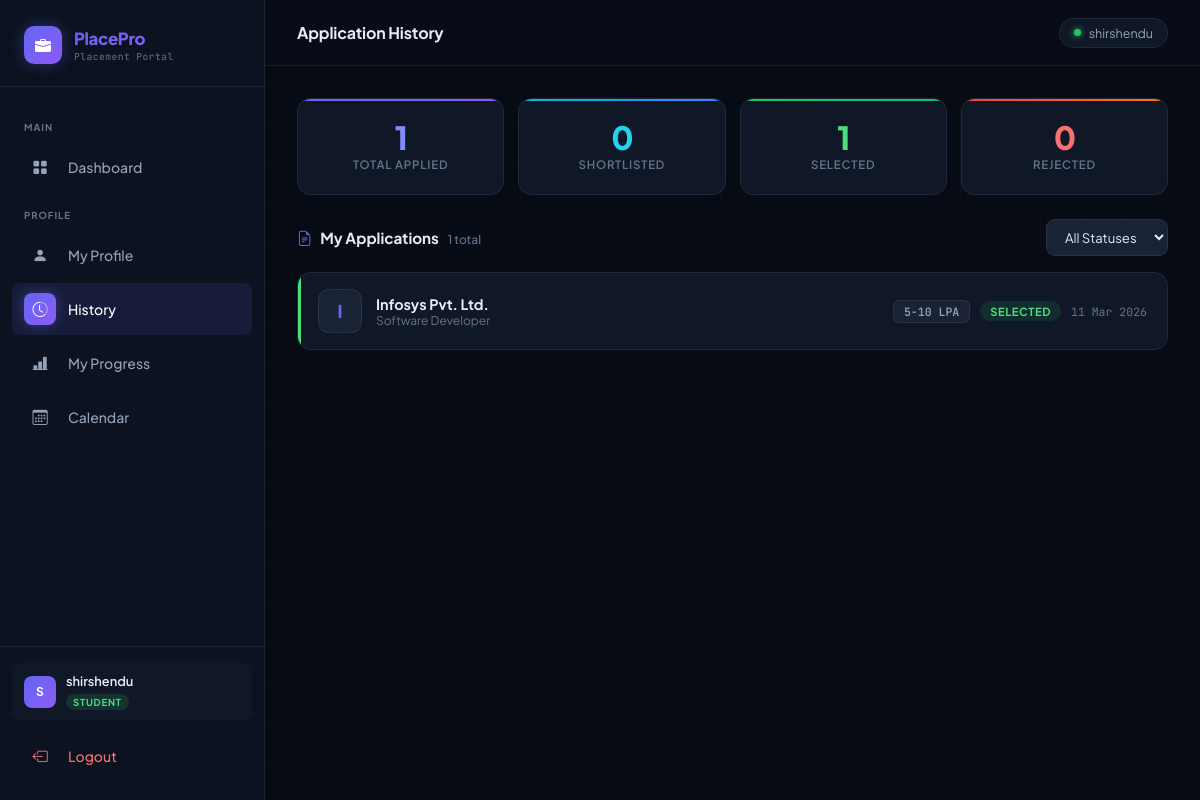
Screenshot of /student/history (signed in) with the database file from the repository.
### models.py (models this page shows)
class User(db.Model, UserMixin):
    id = db.Column(db.Integer, primary_key=True)
    username = db.Column(db.String(80), unique=True, nullable=False)
    email = db.Column(db.String(120), unique=True, nullable=False)
    password = db.Column(db.String(200), nullable=False)
    role = db.Column(db.String(20), nullable=False)
    is_active = db.Column(db.Boolean, default=True)
    created_at = db.Column(db.DateTime, default=datetime.utcnow)

class Application(db.Model):
    id         = db.Column(db.Integer, primary_key=True)
    student_id = db.Column(db.Integer, db.ForeignKey('student.id'), nullable=False)
    drive_id   = db.Column(db.Integer, db.ForeignKey('placement_drive.id'), nullable=False)
    applied_at = db.Column(db.DateTime, default=datetime.utcnow)
    status     = db.Column(db.String(20), default='Applied')
    student    = db.relationship('Student', backref='applications')
    drive      = db.relationship('PlacementDrive', backref='applications')

class Company(db.Model):
    id              = db.Column(db.Integer, primary_key=True)
    user_id         = db.Column(db.Integer, db.ForeignKey('user.id'), nullable=False)
    company_name    = db.Column(db.String(100), nullable=False)
    industry        = db.Column(db.String(100))
    hr_contact      = db.Column(db.String(100))
    website         = db.Column(db.String(200))
    approval_status = db.Column(db.String(20), default='Pending')
    is_blacklisted  = db.Column(db.Boolean, default=False)
    user            = db.relationship('User', backref='company_profile')

class PlacementDrive(db.Model):
    id                   = db.Column(db.Integer, primary_key=True)
    company_id           = db.Column(db.Integer, db.ForeignKey('company.id'), nullable=False)
    job_title            = db.Column(db.String(100), nullable=False)
    job_description      = db.Column(db.Text)
    eligibility_criteria = db.Column(db.Text)
    required_skills      = db.Column(db.String(200))
    experience_required  = db.Column(db.String(100))
    salary_range         = db.Column(db.String(100))
    deadline             = db.Column(db.DateTime)
    status               = db.Column(db.String(20), default='Pending')
    created_at           = db.Column(db.DateTime, default=datetime.utcnow)
    company              = db.relationship('Company', backref='drives')

### app.py (the view)
@app.route('/student/history')
@login_required
@student_required
def student_history():
    student  = Student.query.filter_by(user_id=current_user.id).first()
    apps     = Application.query.filter_by(student_id=student.id).all()
    progress = compute_student_progress(apps)
    return render_template('student/history.html', applications=apps, progress=progress)

### app.py (called while the page is built)
@login_manager.user_loader
def load_user(user_id):
    return User.query.get(int(user_id))

def student_required(f):
    @wraps(f)
    def decorated(*args, **kwargs):
        if not current_user.is_authenticated or current_user.role != 'student':
            flash('Student access only.', 'danger')
            return redirect(url_for('login'))
        return f(*args, **kwargs)
    return decorated

### utils.py (called while the page is built)
def compute_student_progress(applications):
    total = len(applications)
    by_status = {}
    for app in applications:
        by_status[app.status] = by_status.get(app.status, 0) + 1
    shortlisted = by_status.get('Shortlisted', 0) + by_status.get('Interview', 0)
    selected    = by_status.get('Selected', 0) + by_status.get('Placed', 0)
    rejected    = by_status.get('Rejected', 0)
    return {
        'total':          total,
        'by_status':      by_status,
        'shortlisted':    shortlisted,
        'selected':       selected,
        'rejected':       rejected,
        'shortlist_rate': round(shortlisted / total * 100) if total else 0,
        'selection_rate': round(selected / total * 100)    if total else 0,
        'rejection_rate': round(rejected / total * 100)    if total else 0,
    }

### templates/student/history.html (shortened to what this page needs)
{% extends 'base.html' %}
{% block page_title %}Application History{% endblock %}
{% block content %}
{% set total       = applications | length %}
{% set shortlisted = applications | selectattr('status','equalto','Shortlisted') | list | length %}
{% set selected    = applications | selectattr('status','equalto','Selected')    | list | length %}
{% set rejected    = applications | selectattr('status','equalto','Rejected')    | list | length %}
<div style="display:grid;grid-template-columns:repeat(4,1fr);gap:14px;margin-bottom:24px;">
  <div class="stat-card" style="--card-accent:linear-gradient(135deg,#6366f1,#8b5cf6);text-align:center;">
    <div class="stat-val" style="color:#818cf8;">{{ total }}</div>
    <div class="stat-label">Total Applied</div>
  </div>
  <div class="stat-card" style="--card-accent:linear-gradient(135deg,#06b6d4,#3b82f6);text-align:center;">
    <div class="stat-val" style="color:#22d3ee;">{{ shortlisted }}</div>
    <div class="stat-label">Shortlisted</div>
  </div>
  <div class="stat-card" style="--card-accent:linear-gradient(135deg,#22c55e,#10b981);text-align:center;">
    <div class="stat-val" style="color:#4ade80;">{{ selected }}</div>
    <div class="stat-label">Selected</div>
  </div>
  <div class="stat-card" style="--card-accent:linear-gradient(135deg,#ef4444,#f97316);text-align:center;">
    <div class="stat-val" style="color:#f87171;">{{ rejected }}</div>
    <div class="stat-label">Rejected</div>
  </div>
</div>
<div style="display:flex;align-items:center;justify-content:space-between;margin-bottom:16px;flex-wrap:wrap;gap:10px;" class="fade-up">
  <h2 style="font-size:0.95rem;font-weight:700;">
    <i class="bi bi-file-earmark-text me-2" style="color:var(--accent);"></i>My Applications
    {% if total > 0 %}
    <span style="font-size:0.75rem;font-weight:500;color:var(--muted);margin-left:6px;">{{ total }} total</span>
    {% endif %}
  </h2>
  <select class="filter-select" id="statusFilter" onchange="filterApps()">
    <option value="">All Statuses</option>
  </select>
</div>
<div style="display:flex;flex-direction:column;gap:10px;" id="appList">
{% for app in applications | sort(attribute='applied_at', reverse=True) %}
{% set sc = '#818cf8' if app.status=='Applied' else ('#22d3ee' if app.status=='Shortlisted' else ('#fbbf24' if app.status=='Interview' else ('#4ade80' if app.status=='Selected' else ('#f87171' if app.status=='Rejected' else '#a78bfa')))) %}
<div class="app-card" data-status="{{ app.status }}" style="--status-color:{{ sc }};animation-delay:{{ loop.index0 * 0.04 }}s;">
  <div class="app-left">
    <div class="app-logo">{{ app.drive.company.company_name[0].upper() }}</div>
    <div class="app-info">
      <div class="company">{{ app.drive.company.company_name }}</div>
      <div class="role">{{ app.drive.job_title }}</div>
    </div>
  </div>
  <div class="app-right">
    {% if app.drive.salary_range %}
    <span class="salary-tag">{{ app.drive.salary_range }}</span>
    {% endif %}
    <span class="badge badge-{{ app.status | lower }}">{{ app.status }}</span>
    <span class="date-tag">{{ app.applied_at.strftime('%d %b %Y') }}</span>
  </div>
</div>
{% endfor %}
</div>
{% endblock %}

### templates/base.html (shortened to what this page needs)
<!DOCTYPE html>
<html lang="en">
<head>
    <link href="https://cdn.jsdelivr.net/npm/bootstrap-icons@1.11.0/font/bootstrap-icons.css" rel="stylesheet">
</head>
<body>
    {% if current_user.is_authenticated %}
    <aside class="sidebar">
        <div class="sidebar-brand">
            <div class="brand-icon"><i class="bi bi-briefcase-fill"></i></div>
            <div>
                <div class="brand-name">PlacePro</div>
                <div class="brand-tag">Placement Portal</div>
            </div>
        </div>
        <nav class="sidebar-nav">
            {% if current_user.role == 'admin' %}
            <div class="nav-section-label">Main</div>
            <a href="{{ url_for('admin_dashboard') }}"
                class="nav-link {% if request.endpoint == 'admin_dashboard' %}active{% endif %}">
                <span class="nav-icon"><i class="bi bi-grid-fill"></i></span> Dashboard
            </a>
            <div class="nav-section-label">Manage</div>
            <a href="{{ url_for('admin_companies') }}"
                class="nav-link {% if request.endpoint == 'admin_companies' %}active{% endif %}">
                <span class="nav-icon"><i class="bi bi-building-fill"></i></span> Companies
            </a>
            <a href="{{ url_for('admin_students') }}"
                class="nav-link {% if request.endpoint == 'admin_students' %}active{% endif %}">
                <span class="nav-icon"><i class="bi bi-people-fill"></i></span> Students
            </a>
            <a href="{{ url_for('admin_drives') }}"
                class="nav-link {% if request.endpoint == 'admin_drives' %}active{% endif %}">
                <span class="nav-icon"><i class="bi bi-calendar-event-fill"></i></span> Drives
            </a>
            <div class="nav-section-label">Insights</div>
            <a href="{{ url_for('admin_charts') }}"
                class="nav-link {% if request.endpoint == 'admin_charts' %}active{% endif %}">
                <span class="nav-icon"><i class="bi bi-bar-chart-fill"></i></span> Analytics
            </a>
            <a href="{{ url_for('admin_leaderboard') }}"
                class="nav-link {% if request.endpoint == 'admin_leaderboard' %}active{% endif %}">
                <span class="nav-icon"><i class="bi bi-trophy-fill"></i></span> Leaderboard
            </a>
            <a href="{{ url_for('admin_heatmap') }}"
                class="nav-link {% if request.endpoint == 'admin_heatmap' %}active{% endif %}">
                <span class="nav-icon"><i class="bi bi-grid-3x3-gap-fill"></i></span> Heatmap
            </a>
            {% else %}
            <div class="nav-section-label">Main</div>
            <a href="{{ url_for('student_dashboard') }}"
                class="nav-link {% if request.endpoint == 'student_dashboard' %}active{% endif %}">
                <span class="nav-icon"><i class="bi bi-grid-fill"></i></span> Dashboard
            </a>
            <div class="nav-section-label">Profile</div>
            <a href="{{ url_for('student_profile') }}"
                class="nav-link {% if request.endpoint == 'student_profile' %}active{% endif %}">
                <span class="nav-icon"><i class="bi bi-person-fill"></i></span> My Profile
            </a>
            <a href="{{ url_for('student_history') }}"
                class="nav-link {% if request.endpoint == 'student_history' %}active{% endif %}">
                <span class="nav-icon"><i class="bi bi-clock-history"></i></span> History
            </a>
            <a href="{{ url_for('student_progress') }}"
                class="nav-link {% if request.endpoint == 'student_progress' %}active{% endif %}">
                <span class="nav-icon"><i class="bi bi-bar-chart-line-fill"></i></span> My Progress
            </a>
            <a href="{{ url_for('student_calendar') }}"
                class="nav-link {% if request.endpoint == 'student_calendar' %}active{% endif %}">
                <span class="nav-icon"><i class="bi bi-calendar3"></i></span> Calendar
            </a>
            {% endif %}
        </nav>
        <div class="sidebar-footer">
            <div class="user-pill" style="margin-bottom:10px;">
                <div class="user-avatar">{{ current_user.username[0].upper() }}</div>
                <div>
                    <div class="user-name">{{ current_user.username }}</div>
                    <span class="role-tag {{ current_user.role }}">{{ current_user.role }}</span>
                </div>
            </div>
            <a href="{{ url_for('logout') }}" class="nav-link danger">
                <span class="nav-icon"><i class="bi bi-box-arrow-left"></i></span> Logout
            </a>
        </div>
    </aside>
    <div class="topbar">
        <div class="page-title">{% block page_title %}{% endblock %}</div>
        <div class="topbar-actions">
            <div class="topbar-chip">
                <div class="online-dot"></div>
                <span style="font-size:0.78rem; color:var(--muted2);">{{ current_user.username }}</span>
            </div>
        </div>
    </div>
    <main class="main-content">
        <div class="page-body">
            {% else %}
            <div class="auth-wrap">
                {% endif %}
                {% block content %}{% endblock %}
                {% if current_user.is_authenticated %}
            </div>
    </main>
    {% else %}
    </div>
    {% endif %}
</body>
</html>

### rows the page displays
User: username "S", username "shirshendu", role "STUDENT"
Application: drive.company "I", drive.company.company_name "Infosys Pvt. Ltd.", drive.job_title "Software Developer", drive.salary_range "5-10 LPA", status "SELECTED", applied_at "11 Mar 2026"

### other values shown
{{ total }} "1"
{{ shortlisted }} "0"
{{ selected }} "1"
{{ rejected }} "0"
